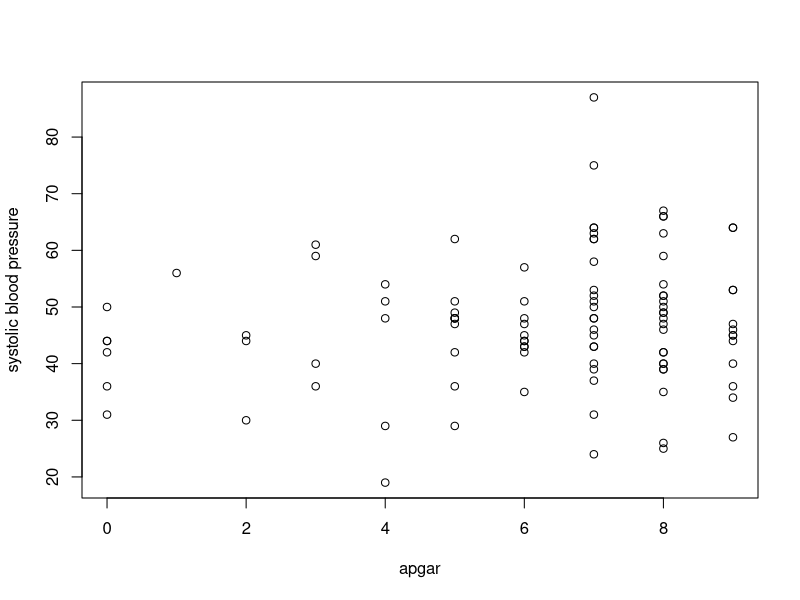
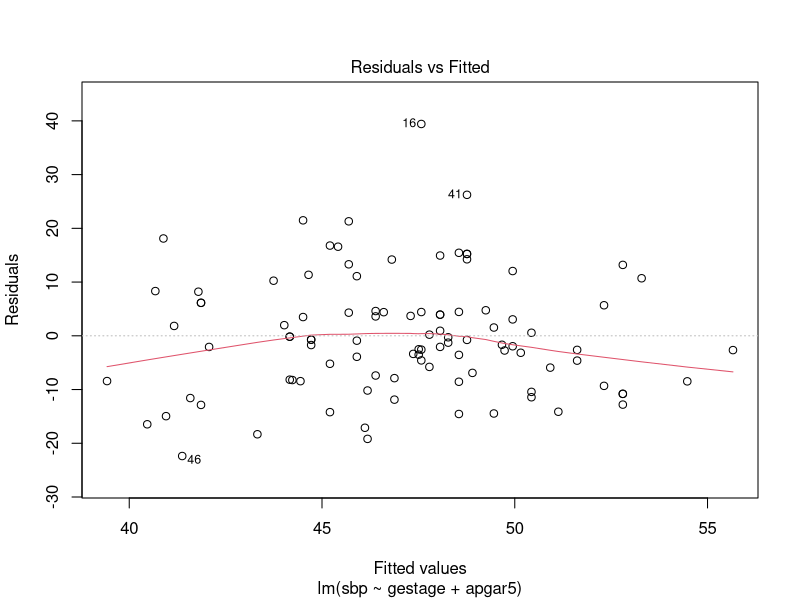

Recreate these plots in R, in order.
data <- read.table(file="lowbwt.txt", header = TRUE)
plot(data$apgar5, data$sbp, xlab = "apgar", ylab = "systolic blood pressure")

#part b
#part b
summary(lm(formula = data$sbp ~ data$gestage+ data$apgar5,data=data))

#part d
fit<-lm(sbp~gestage+apgar5, data=data)
predict(fit,  newdata=data.frame(gestage = 31, apgar5 = 7), interval='confidence')

#part e
summary(lm(formula = sbp ~ gestage + apgar5, data = data))

#part g
plot(fit, which=1)
